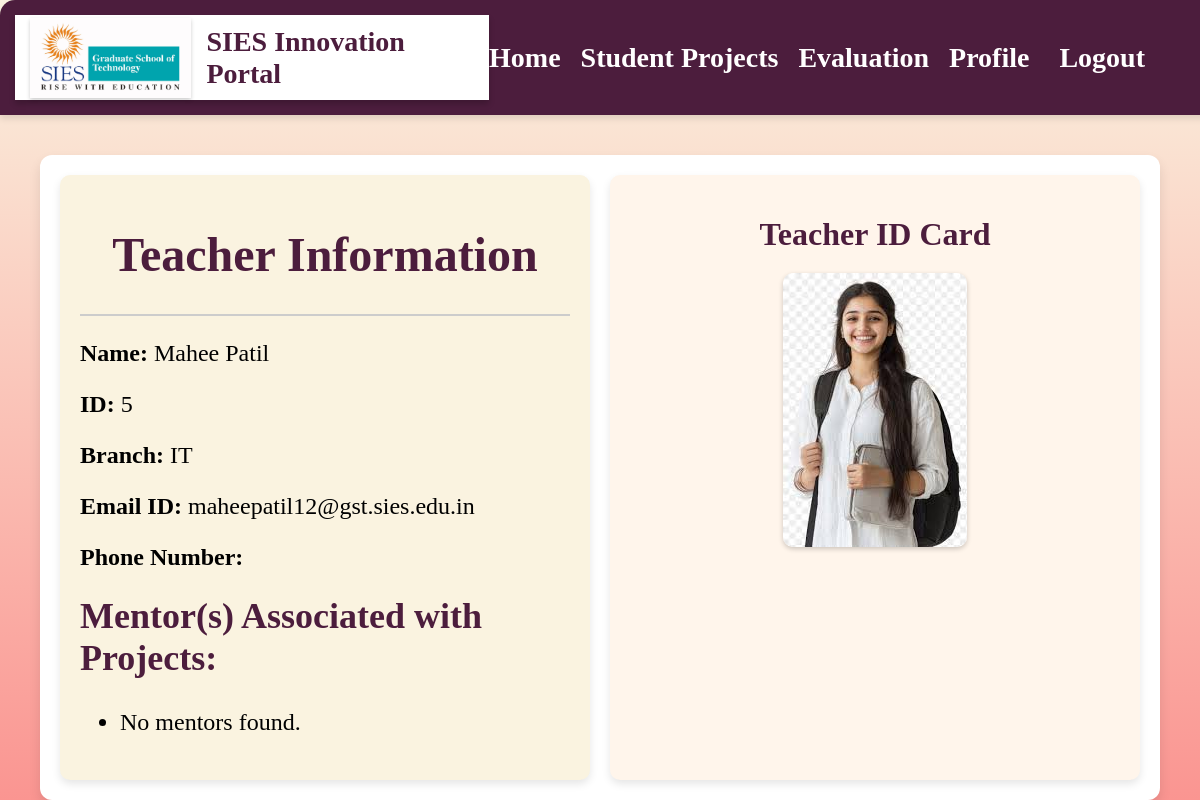
/profile/ (signed in), run on the app's committed database.
### project_repo/models.py (models this page shows, shortened)
class Teacher(models.Model):
    name = models.CharField(max_length=255)
    email = models.EmailField(unique=True)
    password = models.CharField(max_length=128)
    mobile = models.CharField(max_length=20, blank=True, null=True)
    gender = models.CharField(max_length=10, choices=GENDER_CHOICES)
    branch = models.CharField(max_length=100)
    teacher_id = models.CharField(unique=True, max_length=50)
    institute = models.CharField(max_length=255)
    id_card = models.FileField(upload_to='id_cards/', validators=[validate_file_type, validate_id_card_size], null=True, blank=True)
    reset_token = models.CharField(max_length=100, null=True, blank=True)
    reset_token_expires = models.DateTimeField(null=True, blank=True)

### project_repo/views.py (the view)
# urls.py: path('profile/', views.profile, name='profile_page'),
def profile(request):
    teacher_id = request.session.get("user_id")
    if not teacher_id:
        return redirect('login')  # Redirect to login if not authenticated
    teacher = get_object_or_404(Teacher, id=teacher_id)
    mentors = Project.objects.filter(teacher=teacher).values_list('teacher__name', flat=True).distinct()
    context = {
        'teacher': teacher,
        'mentors': mentors,  # Mentor list associated with the teacher
    }
    return render(request, 'profile.html', context)

### project_repo/models.py (called while the page is built)
    def get_first_name(self):
        return self.name.split()[0] if self.name else ""

    def get_last_name(self):
        parts = self.name.split()
        return " ".join(parts[1:]) if len(parts) > 1 else ""

### project_repo/templates/profile.html (shortened to what this page needs)
{% extends "base_teacher.html" %}
{% load static %}
{% block content %}
<div class="profile-container" style="display: flex; justify-content: center; gap: 20px; margin: 40px auto; max-width: 90%; background: white; padding: 20px; border-radius: 12px; box-shadow: 0 6px 12px rgba(0, 0, 0, 0.1);">
    <div style="flex: 1; background: #FAF3E0; padding: 20px; border-radius: 10px; box-shadow: 0 4px 8px rgba(0, 0, 0, 0.1); font-size: 1.5rem;">
        <h1 style="text-align: center; color: #4C1D3D;">Teacher Information</h1>
        <hr style="margin: 20px 0; border: 1px solid #ccc;">
        <p><strong>Name:</strong> {{ teacher.get_first_name }} {{ teacher.get_last_name }}</p>
        <p><strong>ID:</strong> {{ teacher.id }}</p>
        <p><strong>Branch:</strong> {{ teacher.branch }}</p>
        <p><strong>Email ID:</strong> {{ teacher.email }}</p>
        <p><strong>Phone Number:</strong> {{ teacher.phone_number }}</p>
        <h2 style="margin-top: 20px; color: #4C1D3D;">Mentor(s) Associated with Projects:</h2>
        <ul>
            {% for mentor in mentors %}
            <li>{{ mentor }}</li>
            {% empty %}
            <li>No mentors found.</li>
            {% endfor %}
        </ul>
    </div>
    <div style="flex: 1; background: #FFF5EB; padding: 20px; border-radius: 10px; box-shadow: 0 4px 8px rgba(0, 0, 0, 0.1); text-align: center;">
        <h1 style="color: #4C1D3D; margin-bottom: 20px;">Teacher ID Card</h1>
        {% if teacher.id_card %}
        <img src="{{ teacher.id_card.url }}" alt="Teacher ID Card" style="max-width: 100%; height: auto; border-radius: 10px; box-shadow: 0 2px 5px rgba(0, 0, 0, 0.2);">
        {% else %}
        <p style="color: #C70039;">No ID card available</p>
        {% endif %}
    </div>
</div>
{% endblock %}

### project_repo/templates/base_teacher.html (style rules this page uses)
body { margin: 0; overflow-x: hidden; background: linear-gradient(to bottom, #FAF3E0, #FA9591); background-size: cover; height: 100vh; }

### data on the page
Teacher: get_first_name "Mahee", get_last_name "Patil", id "5", branch "IT", email "maheepatil12@gst.sies.edu.in", id_card (picture)
